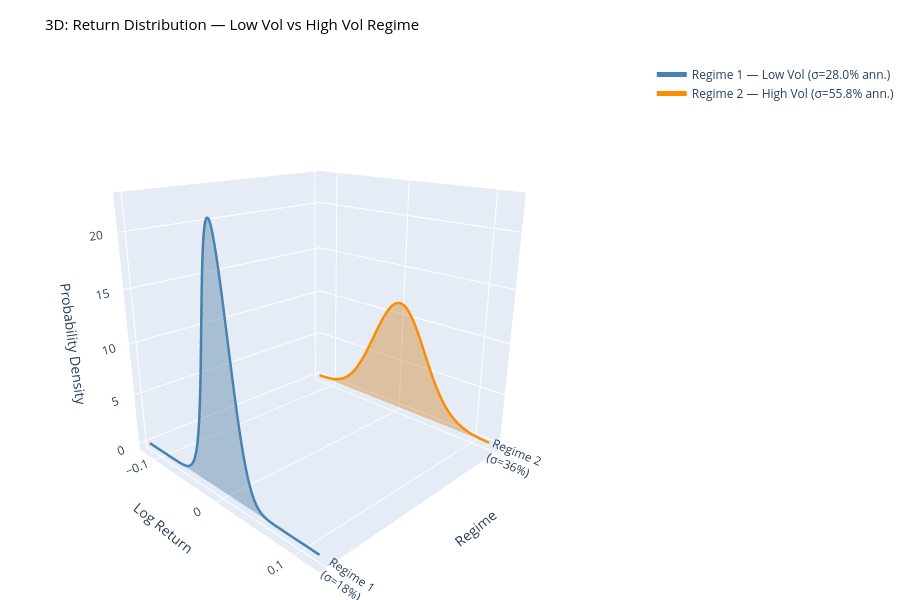

Write notebook code for a chart like this one.
### Code cell
# ── Plotly 3D: Return distribution surface — Low Vol vs High Vol regime ───────
reg1 = log_rets[:n_days // 2]
reg2 = log_rets[n_days // 2:]

x_grid = np.linspace(-0.12, 0.12, 300)
pdf1   = stats.norm.pdf(x_grid, reg1.mean(), reg1.std())
pdf2   = stats.norm.pdf(x_grid, reg2.mean(), reg2.std())

fig = go.Figure()

# ── Ribbon surfaces (filled area under each PDF curve) ────────────────────────
# Shape: (2, N) — row 0 = floor z=0, row 1 = pdf curve
for y_val, pdf, color, name in [
    (0.0, pdf1, 'steelblue',  f'Regime 1 — Low Vol (σ={reg1.std()*np.sqrt(252):.1%} ann.)'),
    (1.0, pdf2, 'darkorange', f'Regime 2 — High Vol (σ={reg2.std()*np.sqrt(252):.1%} ann.)'),
]:
    X2 = np.vstack([x_grid, x_grid])                  # (2, 300)
    Y2 = np.full_like(X2, y_val)                       # (2, 300) all same y
    Z2 = np.vstack([np.zeros_like(pdf), pdf])          # (2, 300) floor → curve

    # Filled ribbon
    fig.add_trace(go.Surface(
        x=X2, y=Y2, z=Z2,
        colorscale=[[0, color], [1, color]],
        opacity=0.35, showscale=False, name=name,
        hoverinfo='skip'
    ))
    # Curve line on top
    fig.add_trace(go.Scatter3d(
        x=x_grid, y=np.full_like(x_grid, y_val), z=pdf,
        mode='lines',
        line=dict(color=color, width=5),
        name=name,
    ))

fig.update_layout(
    title=dict(text='3D: Return Distribution — Low Vol vs High Vol Regime',
               font=dict(size=15, color='black')),
    scene=dict(
        xaxis_title='Log Return',
        yaxis=dict(title='Regime', tickvals=[0, 1],
                   ticktext=['Regime 1<br>(σ=18%)', 'Regime 2<br>(σ=36%)']),
        zaxis_title='Probability Density',
        camera=dict(eye=dict(x=1.6, y=-1.6, z=0.8)),
        bgcolor='white',
    ),
    height=600, width=900,
    showlegend=True,
    margin=dict(l=0, r=0, t=60, b=0),
)
fig.show()

print(f'Regime 1: σ_daily = {reg1.std():.5f}  ({reg1.std()*np.sqrt(252):.1%} ann.)')
print(f'Regime 2: σ_daily = {reg2.std():.5f}  ({reg2.std()*np.sqrt(252):.1%} ann.)')
print(f'Vol ratio: {reg2.std() / reg1.std():.2f}x')

### Figure 1 — Plotly figure (JSON) as saved in the notebook; plotly's stock layout.template omitted (floating-point values rounded to 4 significant figures; data arrays with more than 128 entries replaced by an {"elided": "..."} marker saying what was removed)
{"data": [{"colorscale": [[0, "steelblue"], [1, "steelblue"]], "hoverinfo": "skip", "name": "Regime 1 — Low Vol (σ=28.0% ann.)", "opacity": 0.35, "showscale": false, "type": "surface", "x": {"elided": "2x300 float values"}, "y": {"elided": "2x300 float values"}, "z": {"elided": "2x300 float values"}}, {"line": {"color": "steelblue", "width": 5}, "mode": "lines", "name": "Regime 1 — Low Vol (σ=28.0% ann.)", "type": "scatter3d", "x": {"elided": "300 float values"}, "y": {"elided": "300 float values"}, "z": {"elided": "300 float values"}}, {"colorscale": [[0, "darkorange"], [1, "darkorange"]], "hoverinfo": "skip", "name": "Regime 2 — High Vol (σ=55.8% ann.)", "opacity": 0.35, "showscale": false, "type": "surface", "x": {"elided": "2x300 float values"}, "y": {"elided": "2x300 float values"}, "z": {"elided": "2x300 float values"}}, {"line": {"color": "darkorange", "width": 5}, "mode": "lines", "name": "Regime 2 — High Vol (σ=55.8% ann.)", "type": "scatter3d", "x": {"elided": "300 float values"}, "y": {"elided": "300 float values"}, "z": {"elided": "300 float values"}}], "layout": {"height": 600, "margin": {"b": 0, "l": 0, "r": 0, "t": 60}, "scene": {"bgcolor": "white", "camera": {"eye": {"x": 1.6, "y": -1.6, "z": 0.8}}, "xaxis": {"title": {"text": "Log Return"}}, "yaxis": {"ticktext": ["Regime 1<br>(σ=18%)", "Regime 2<br>(σ=36%)"], "tickvals": [0, 1], "title": {"text": "Regime"}}, "zaxis": {"title": {"text": "Probability Density"}}}, "showlegend": true, "title": {"font": {"color": "black", "size": 15}, "text": "3D: Return Distribution — Low Vol vs High Vol Regime"}, "width": 900}}
